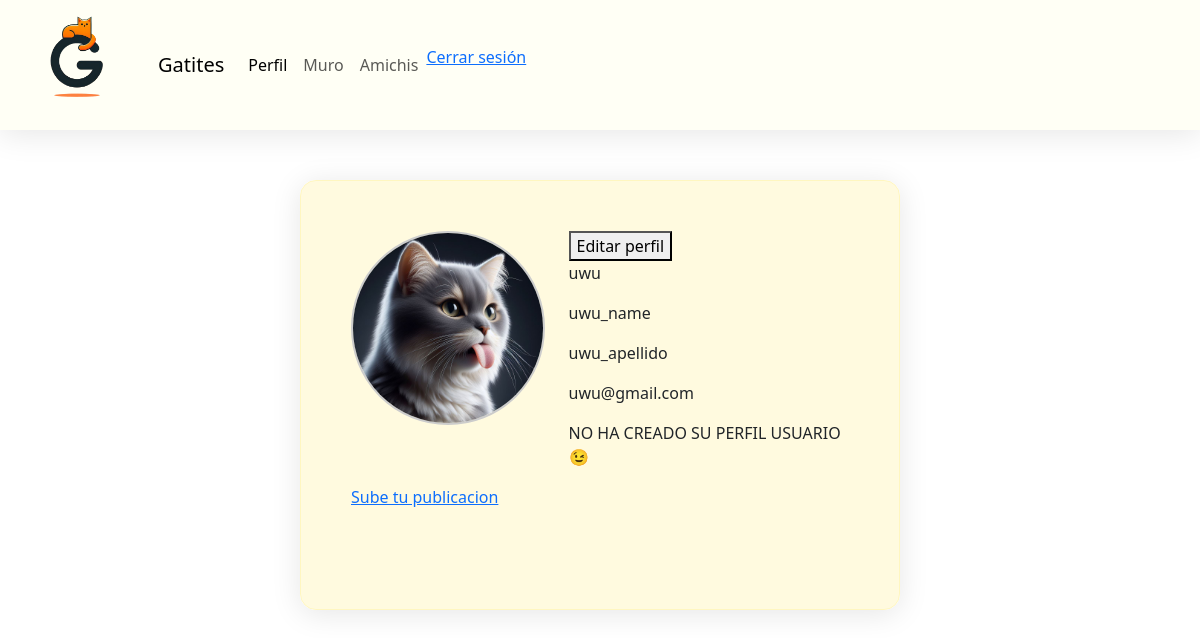
Page /perfil (signed in) on the earlier database version.
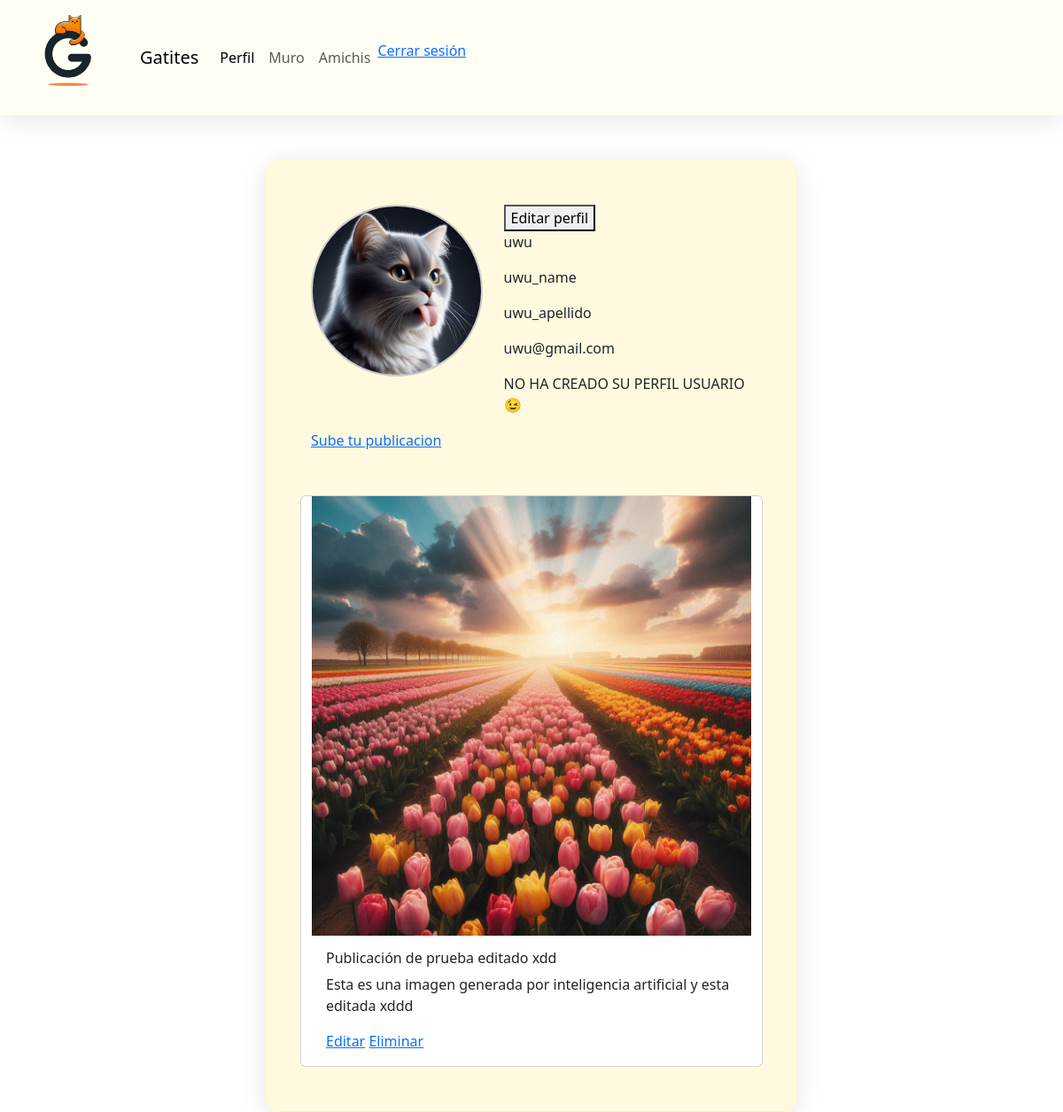
Same page on the later database version.
### redSocialGatitesApp/models.py (models this page shows, shortened)
class Publicacion(models.Model):
    texto = models.CharField(max_length=200)
    titulo = models.CharField(max_length=200, default='titulo por defecto')
    fecha = models.DateTimeField("date published")
    fecha_actualizacion = models.DateTimeField(null = True)
    url_imagen = models.TextField(null=True, blank=True)
    nombre_imagen = models.TextField(null=True, blank=True)
    id_usuario = models.ForeignKey(User, on_delete=models.CASCADE)

### redSocialGatitesApp/views.py (the view)
# urls.py: path('perfil', views.perfil, name='perfil'),
@login_required(login_url="index", redirect_field_name = "")
def perfil(request):
    if request.user.is_authenticated:
        first_name = request.user.first_name
        last_name = request.user.last_name
        username = request.user.username
        email = request.user.email
        context={
            'first_name': first_name,
            'last_name': last_name,
            'username': username,
            'email': email,
            'descripcion': None,
            'url_imagen': None,
            'publicaciones': None,
            }
        try:
            perfil = request.user.perfil_usuario # Si no tiene perfil usuario explotara y el codigo pasara por el except.
            context['descripcion'] = perfil.descripcion # Si aun no tiene imagen esto sera None.
            fs = FileSystemStorage() # fs = Objeto que maneja los archivos (File System)
            if (perfil.url_imagen and fs.exists(perfil.nombre_imagen)):
                context['url_imagen'] = perfil.url_imagen
        except User.perfil_usuario.RelatedObjectDoesNotExist as error:
            pass # Si no tiene un perfil creado simplemente pass
        except Exception as error:
            print(f"Problemas con el perfil del usuario 😒 : {error}")
            return redirect('index')
        publicaciones = Publicacion.objects.filter(id_usuario = request.user.id)
        context['publicaciones'] = publicaciones
        return render(request, 'redSocialGatitesApp/perfil.html', context)
    else:
        return redirect('index')

### redSocialGatitesApp/templates/redSocialGatitesApp/perfil.html (shortened to what this page needs)
{% extends 'redSocialGatitesApp/base.html' %}
{% block extra_head %}
{% load static %}
<link rel="stylesheet" href="{% static 'redSocialGatitesApp/css/perfil.css' %}">
{% endblock %}
{% block content %}
<div class="contenedor-glass">
  <div class="row head-perfil">
    <div class="col-5 ">
      {% if url_imagen %}
      <div class="imgPerfilContainer" id="imgPerfilContainer">
        <img src="{{ url_imagen }}" alt="" id="img-perfil">
      </div>
      {% else %}
      <div class="imgPerfilContainer" id="imgPerfilContainer">
        <img src="{% static 'redSocialGatitesApp/images/imgGatoPerfil.jpg' %}" alt="" id="img-perfil">
      </div>
      {% endif %}
    </div>
    <div class="col-7">
      <button id="btnAbrirModal">Editar perfil</button>
      <p>{{username}}</p>
      <p>{{first_name}}</p>
      <p>{{last_name}}</p>
      <p>{{email}}</p>
      {% if descripcion %}
      <p>{{descripcion}}</p>
      {% else %}
      <p>NO HA CREADO SU PERFIL USUARIO 😉</p>
      {% endif %}
    </div>
    <a class="boton" href="crearPublicacion">Sube tu publicacion</a>
  </div>
  {% for publicacion in publicaciones %}
  <div class="row">
    <div class="card">
      <img src="{{ publicacion.url_imagen }}" class="img.fluid" alt="gate">
      <div class="card-body">
        <h6 class="card-title">{{ publicacion.titulo }}</h6>
        <p class="card-text">{{ publicacion.texto}} </p>
        <a href="{% url 'editarPublicacion' id=publicacion.id %}">Editar</a>
        <a id="botonEliminarPublicacion" href="{% url 'eliminarPublicacion' id=publicacion.id %}">Eliminar</a>
      </div>
    </div>
  </div>
  {% endfor %}
</div>
{% endblock %}

### redSocialGatitesApp/templates/redSocialGatitesApp/base.html (shortened to what this page needs)
{% load static %}
<!DOCTYPE html>
<html lang="es">
<head>
  <link rel="stylesheet" href="{% static 'redSocialGatitesApp/css/base.css' %}">
  <link href="https://cdn.jsdelivr.net/npm/bootstrap@5.3.3/dist/css/bootstrap.min.css" rel="stylesheet"
>
  {% block extra_head %}
  {% endblock %}
</head>
<body>
    <nav class="navbar navbar-expand-lg ">
        <div class="container-fluid">
          <p class="navbar-brand"><img src=" {% static  'redSocialGatitesApp/images/gato_logo.png'  %}" alt="gato_logo" height="130px" class="mr-auto"></p>
          <a class="navbar-brand" href="#">Gatites</a>
          <div class="collapse navbar-collapse" id="navbarSupportedContent">
            <ul class="navbar-nav me-auto mb-2 mb-lg-0">
              <li class="nav-item">
                <a class="nav-link active" aria-current="page" href="perfil">Perfil</a>
              </li>
              <li class="nav-item">
                <a class="nav-link" href="muro">Muro</a>
              </li>
              <li class="nav-item">
                <a class="nav-link" href="amichis">Amichis</a>
              </li>
              <li class="nav-item">
                <a href="{% url 'logout' %}">Cerrar sesión</a>
              </li>
            </ul>
          </div>
        </div>
      </nav>
  <div class="container">
    {% block content %}
    {% endblock %}
  </div>
</body>
</html>

### redSocialGatitesApp/static/redSocialGatitesApp/css/base.css (style rules this page uses)
body { background: url(" ../images/portada_paginaweb.jpeg"); background-size: cover; background-position: center; height: 100vh; background-attachment: fixed; }
.container { max-width: 600px; display: flex; flex-direction: column; justify-content: center; align-items: center; }
.navbar { width: 100%; margin-bottom: 50px; height: 130px; background: rgba(255, 248, 146, 0.09); box-shadow: 0 4px 30px rgba(0, 0, 0, 0.1); backdrop-filter: blur(3.2px); -webkit-backdrop-filter: blur(3.2px); position: relative; z-index: 1100; }
.contenedor-glass { padding: 50px; max-width: 600px; background: rgba(255, 246, 192, 0.51); border-radius: 16px; box-shadow: 0 4px 30px rgba(0, 0, 0, 0.1); backdrop-filter: blur(14.2px); -webkit-backdrop-filter: blur(14.2px); border: 1px solid rgba(255, 246, 192, 1); }

### redSocialGatitesApp/static/redSocialGatitesApp/css/perfil.css (style rules this page uses)
body { background: url(https://th.bing.com/th/id/OIG2.Dozss5UkVfkxGA0As.Pb?pid=ImgGn); background-size: cover; width: 100%; background-attachment: fixed; display: flex; flex-direction: column; align-items: center; }
.head-perfil { padding-bottom: 50px; }
.imgPerfilContainer { max-width: 200px; max-height: 200px; overflow: hidden; border-radius: 50%; border: 2px solid #ccc; }
.imgPerfilContainer img { width: 100%; max-height: 200px; width: 100%; display: block; }

Differences in the rows shown:
added Publicacion: url_imagen (picture), titulo "Publicación de prueba editado xdd", texto "Esta es una imagen generada por inteligencia artificial y esta editada xddd"
